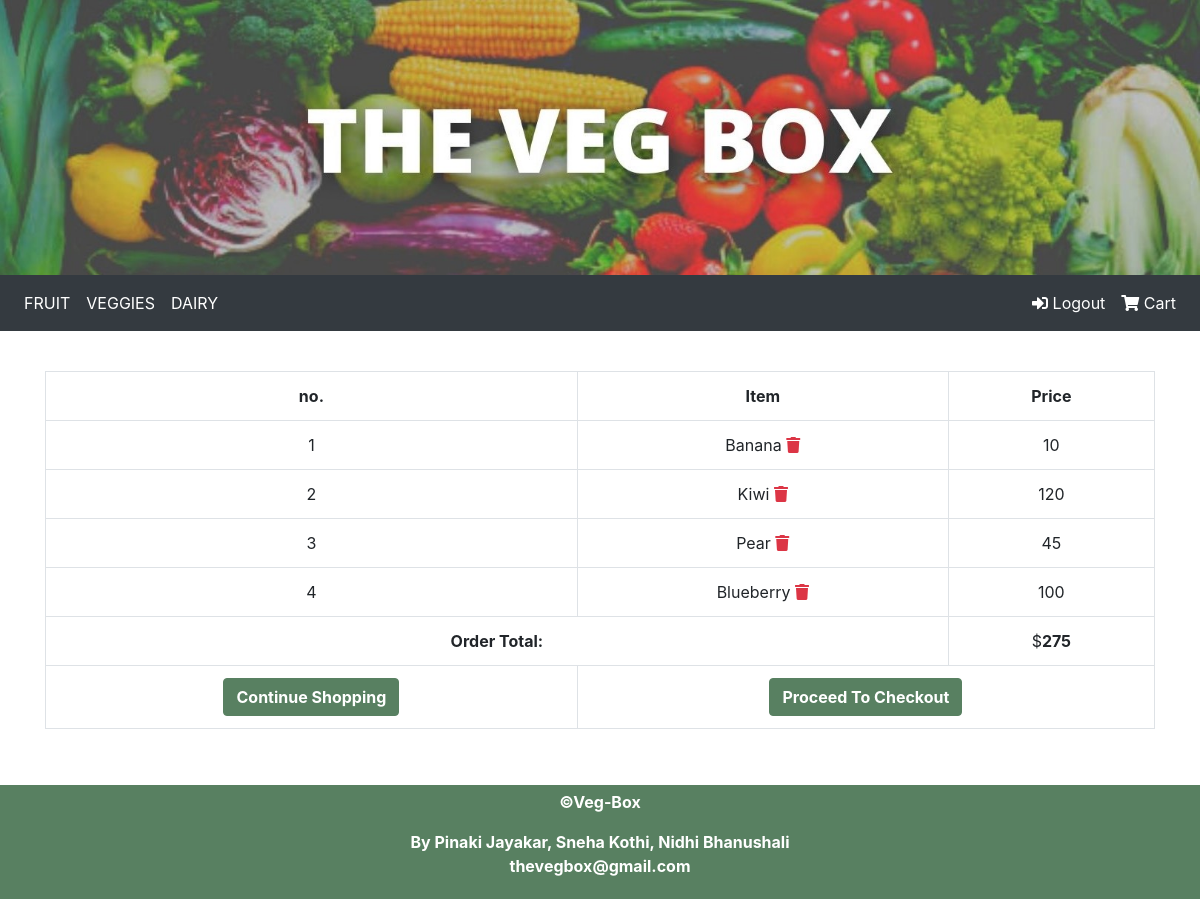
The page /items/order_summary/ (signed in) on the database as committed earlier.
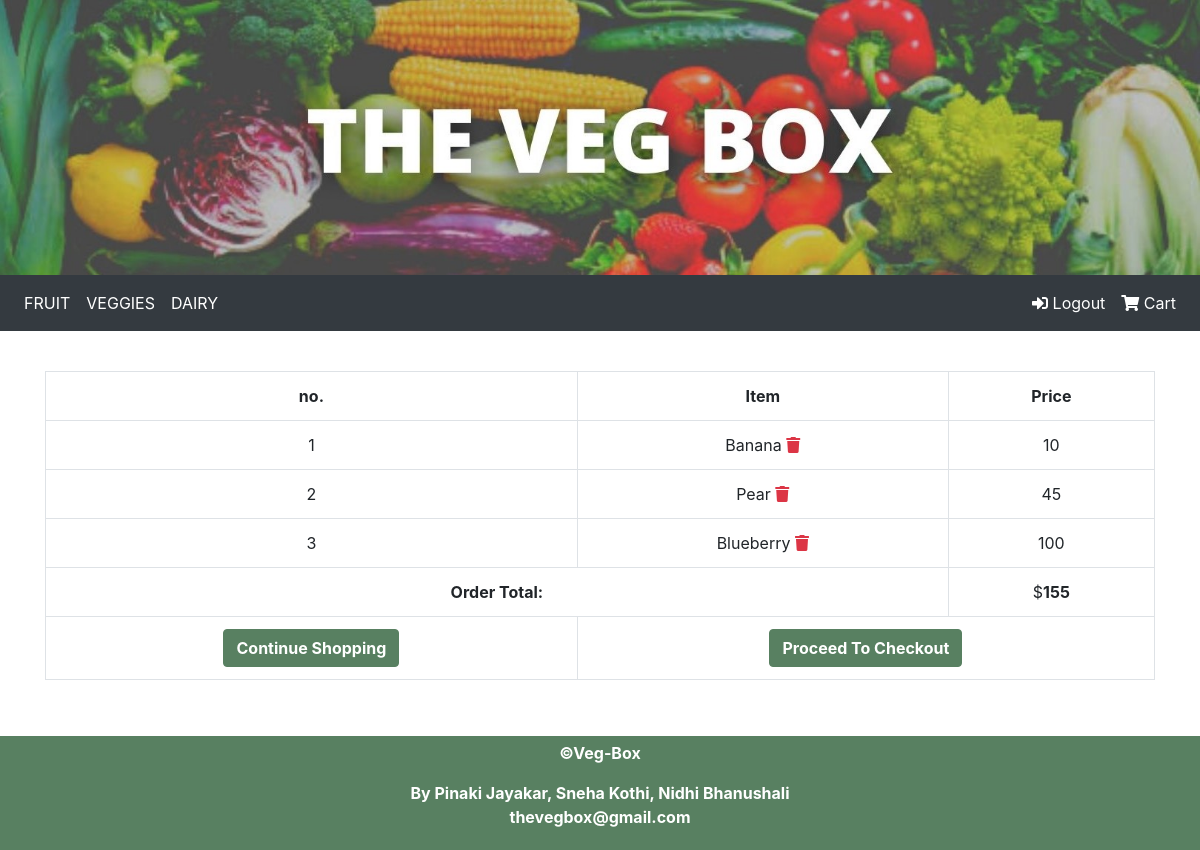
The same page on the database as committed later.
### users/models.py (models this page shows, shortened)
class OrderItem(models.Model):
    product = models.OneToOneField(Product, on_delete=models.SET_NULL, null=True)
    is_ordered = models.BooleanField(default=False)
    date_added = models.DateTimeField(auto_now=True)
    date_ordered = models.DateTimeField(null=True)

class Product(models.Model):
    name = models.CharField(max_length=120)
    product_img = models.ImageField(upload_to='images/')
    price = models.IntegerField()

class Order(models.Model):
    ref_code = models.CharField(max_length=15)
    owner = models.ForeignKey(Profile, on_delete=models.SET_NULL, null=True)
    is_ordered = models.BooleanField(default=False)
    items = models.ManyToManyField(OrderItem)
    date_ordered = models.DateTimeField(auto_now=True)
    def get_cart_items(self):
        return self.items.all()
    def get_cart_total(self):
        return sum([item.product.price for item in self.items.all()])

### users/views.py (the view)
# urls.py: path('order_summary/',user_views.order_details,name='order_summary'),
@login_required()
def order_details(request, **kwargs):
    existing_order = get_user_pending_order(request)
    context = {
        'order': existing_order
    }
    return render(request, 'vegbox_app/cart.html', context)

### users/views.py (called while the page is built)
def get_user_pending_order(request):
    user_profile = get_object_or_404(Profile, user=request.user)
    order = Order.objects.filter(owner=user_profile, is_ordered=False)
    if order.exists():
        return order[0]
    return 0

### vegbox_app/templates/vegbox_app/cart.html (shortened to what this page needs)
{% extends 'vegbox_app/header.html' %}
{% block content %}
{% load static %}
<div style="padding: 20px;"></div>
<section>
    <div style="padding-left: 5%; padding-right: 5%;" class="row">
     <table class="table table-hover table-bordered text-center">
       <tr class="text-center">
         <th>no.</th>
         <th>Item</th>
         <th>Price</th>
       </tr>
       {% for item in order.get_cart_items %}
         <tr>
           <td>{{ forloop.counter }}</td>
           <td>
             {{ item.product.name }}
             <span class="pull-right">
               <a href="{% url 'delete_item' item.id %}" data-balloon="remove this item from cart" class="text-danger" onclick="return confirm_delete();">
                 <i class="fas fa-trash"></i>
               </a>
             </span>
           </td>
           <td>{{ item.product.price }}</td>
         </tr>
       {% empty %}
         <tr>
           <td colspan= 3> You have not added any items yet.</td>
         </tr>
       {% endfor %}
       <tr>
         {% if order.get_cart_total != None %}
         <td colspan=2>
           <strong class="pull-right">Order Total:</strong>
         </td>
         <td colspan= 1>
           $<strong>{{ order.get_cart_total }}</strong>
         </td>
         {% endif %}
       </tr>
       <tr>
         <td colspan=1 >
           <a style="border-color: #588061; color: white;font-weight: bold; background-color: #588061;" href="{% url 'vegbox-home' %}" class="btn btn-warning pull-left">
             {% if order %}Continue Shopping{% else %}Add Items to Cart {% endif %}
           </a>
         </td>
         <td colspan=2>
           {% if order.get_cart_items %}
             <a style="border-color: #588061; color: white;font-weight: bold; background-color: #588061;" href="{% url 'checkout' %}" class="pull-right btn btn-primary">Proceed To Checkout</a>
           {% endif %}
         </td>
       </tr>
     </table>
    </div>
  </section>
<div style="padding: 20px;"></div>
{% endblock %}

Rows that differ between the two databases and show on the page:
removed OrderItem: product.name "Kiwi", product.price "120"
computed for Order: get_cart_total "275" → "155"
